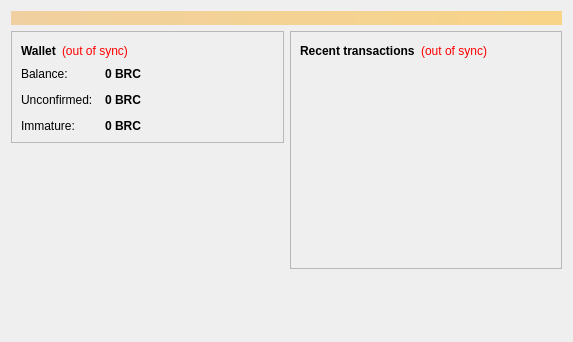
<?xml version="1.0" encoding="UTF-8"?>
<ui version="4.0">
 <class>OverviewPage</class>
 <widget class="QWidget" name="OverviewPage">
  <property name="geometry">
   <rect>
    <x>0</x>
    <y>0</y>
    <width>573</width>
    <height>342</height>
   </rect>
  </property>
  <property name="windowTitle">
   <string>Form</string>
  </property>
  <layout class="QVBoxLayout" name="topLayout">
   <item>
    <widget class="QLabel" name="labelAlerts">
     <property name="visible">
      <bool>false</bool>
     </property>
     <property name="styleSheet">
      <string notr="true">background-color: qlineargradient(x1: 0, y1: 0, x2: 1, y2: 0, stop:0 #F0D0A0, stop:1 #F8D488); color:#000000;</string>
     </property>
     <property name="wordWrap">
      <bool>true</bool>
     </property>
     <property name="margin">
      <number>3</number>
     </property>
    </widget>
   </item>
   <item>
    <layout class="QHBoxLayout" name="horizontalLayout" stretch="1,1">
     <item>
      <layout class="QVBoxLayout" name="verticalLayout_2">
       <item>
        <widget class="QFrame" name="frame">
         <property name="frameShape">
          <enum>QFrame::StyledPanel</enum>
         </property>
         <property name="frameShadow">
          <enum>QFrame::Raised</enum>
         </property>
         <layout class="QVBoxLayout" name="verticalLayout_4">
          <item>
           <layout class="QHBoxLayout" name="horizontalLayout_4">
            <item>
             <widget class="QLabel" name="label_5">
              <property name="font">
               <font>
                <weight>75</weight>
                <bold>true</bold>
               </font>
              </property>
              <property name="text">
               <string>Wallet</string>
              </property>
             </widget>
            </item>
            <item>
             <widget class="QLabel" name="labelWalletStatus">
              <property name="toolTip">
               <string>The displayed information may be out of date. Your wallet automatically synchronizes with the Browniecoin network after a connection is established, but this process has not completed yet.</string>
              </property>
              <property name="styleSheet">
               <string notr="true">QLabel { color: red; }</string>
              </property>
              <property name="text">
               <string notr="true">(out of sync)</string>
              </property>
              <property name="alignment">
               <set>Qt::AlignLeading|Qt::AlignLeft|Qt::AlignVCenter</set>
              </property>
             </widget>
            </item>
            <item>
             <spacer name="horizontalSpacer_2">
              <property name="orientation">
               <enum>Qt::Horizontal</enum>
              </property>
              <property name="sizeHint" stdset="0">
               <size>
                <width>40</width>
                <height>20</height>
               </size>
              </property>
             </spacer>
            </item>
           </layout>
          </item>
          <item>
           <layout class="QFormLayout" name="formLayout_2">
            <property name="fieldGrowthPolicy">
             <enum>QFormLayout::AllNonFixedFieldsGrow</enum>
            </property>
            <property name="horizontalSpacing">
             <number>12</number>
            </property>
            <property name="verticalSpacing">
             <number>12</number>
            </property>
            <item row="0" column="0">
             <widget class="QLabel" name="label">
              <property name="text">
               <string>Balance:</string>
              </property>
             </widget>
            </item>
            <item row="0" column="1">
             <widget class="QLabel" name="labelBalance">
              <property name="font">
               <font>
                <weight>75</weight>
                <bold>true</bold>
               </font>
              </property>
              <property name="cursor">
               <cursorShape>IBeamCursor</cursorShape>
              </property>
              <property name="toolTip">
               <string>Your current balance</string>
              </property>
              <property name="text">
               <string notr="true">0 BRC</string>
              </property>
              <property name="textInteractionFlags">
               <set>Qt::LinksAccessibleByMouse|Qt::TextSelectableByKeyboard|Qt::TextSelectableByMouse</set>
              </property>
             </widget>
            </item>
            <item row="1" column="0">
             <widget class="QLabel" name="label_3">
              <property name="text">
               <string>Unconfirmed:</string>
              </property>
             </widget>
            </item>
            <item row="1" column="1">
             <widget class="QLabel" name="labelUnconfirmed">
              <property name="font">
               <font>
                <weight>75</weight>
                <bold>true</bold>
               </font>
              </property>
              <property name="cursor">
               <cursorShape>IBeamCursor</cursorShape>
              </property>
              <property name="toolTip">
               <string>Total of transactions that have yet to be confirmed, and do not yet count toward the current balance</string>
              </property>
              <property name="text">
               <string notr="true">0 BRC</string>
              </property>
              <property name="textInteractionFlags">
               <set>Qt::LinksAccessibleByMouse|Qt::TextSelectableByKeyboard|Qt::TextSelectableByMouse</set>
              </property>
             </widget>
            </item>
            <item row="2" column="0">
             <widget class="QLabel" name="labelImmatureText">
              <property name="text">
               <string>Immature:</string>
              </property>
             </widget>
            </item>
            <item row="2" column="1">
             <widget class="QLabel" name="labelImmature">
              <property name="font">
               <font>
                <weight>75</weight>
                <bold>true</bold>
               </font>
              </property>
              <property name="toolTip">
               <string>Mined balance that has not yet matured</string>
              </property>
              <property name="text">
               <string notr="true">0 BRC</string>
              </property>
              <property name="textInteractionFlags">
               <set>Qt::LinksAccessibleByMouse|Qt::TextSelectableByKeyboard|Qt::TextSelectableByMouse</set>
              </property>
             </widget>
            </item>
           </layout>
          </item>
         </layout>
        </widget>
       </item>
       <item>
        <spacer name="verticalSpacer">
         <property name="orientation">
          <enum>Qt::Vertical</enum>
         </property>
         <property name="sizeHint" stdset="0">
          <size>
           <width>20</width>
           <height>40</height>
          </size>
         </property>
        </spacer>
       </item>
      </layout>
     </item>
     <item>
      <layout class="QVBoxLayout" name="verticalLayout_3">
       <item>
        <widget class="QFrame" name="frame_2">
         <property name="frameShape">
          <enum>QFrame::StyledPanel</enum>
         </property>
         <property name="frameShadow">
          <enum>QFrame::Raised</enum>
         </property>
         <layout class="QVBoxLayout" name="verticalLayout">
          <item>
           <layout class="QHBoxLayout" name="horizontalLayout_2">
            <item>
             <widget class="QLabel" name="label_4">
              <property name="text">
               <string>&lt;b&gt;Recent transactions&lt;/b&gt;</string>
              </property>
             </widget>
            </item>
            <item>
             <widget class="QLabel" name="labelTransactionsStatus">
              <property name="toolTip">
               <string>The displayed information may be out of date. Your wallet automatically synchronizes with the Browniecoin network after a connection is established, but this process has not completed yet.</string>
              </property>
              <property name="styleSheet">
               <string notr="true">QLabel { color: red; }</string>
              </property>
              <property name="text">
               <string notr="true">(out of sync)</string>
              </property>
              <property name="alignment">
               <set>Qt::AlignRight|Qt::AlignTrailing|Qt::AlignVCenter</set>
              </property>
             </widget>
            </item>
            <item>
             <spacer name="horizontalSpacer">
              <property name="orientation">
               <enum>Qt::Horizontal</enum>
              </property>
              <property name="sizeHint" stdset="0">
               <size>
                <width>40</width>
                <height>20</height>
               </size>
              </property>
             </spacer>
            </item>
           </layout>
          </item>
          <item>
           <widget class="QListView" name="listTransactions">
            <property name="styleSheet">
             <string notr="true">QListView { background: transparent; }</string>
            </property>
            <property name="frameShape">
             <enum>QFrame::NoFrame</enum>
            </property>
            <property name="verticalScrollBarPolicy">
             <enum>Qt::ScrollBarAlwaysOff</enum>
            </property>
            <property name="horizontalScrollBarPolicy">
             <enum>Qt::ScrollBarAlwaysOff</enum>
            </property>
            <property name="selectionMode">
             <enum>QAbstractItemView::NoSelection</enum>
            </property>
           </widget>
          </item>
         </layout>
        </widget>
       </item>
       <item>
        <spacer name="verticalSpacer_2">
         <property name="orientation">
          <enum>Qt::Vertical</enum>
         </property>
         <property name="sizeHint" stdset="0">
          <size>
           <width>20</width>
           <height>40</height>
          </size>
         </property>
        </spacer>
       </item>
      </layout>
     </item>
    </layout>
   </item>
  </layout>
 </widget>
 <resources/>
 <connections/>
</ui>
